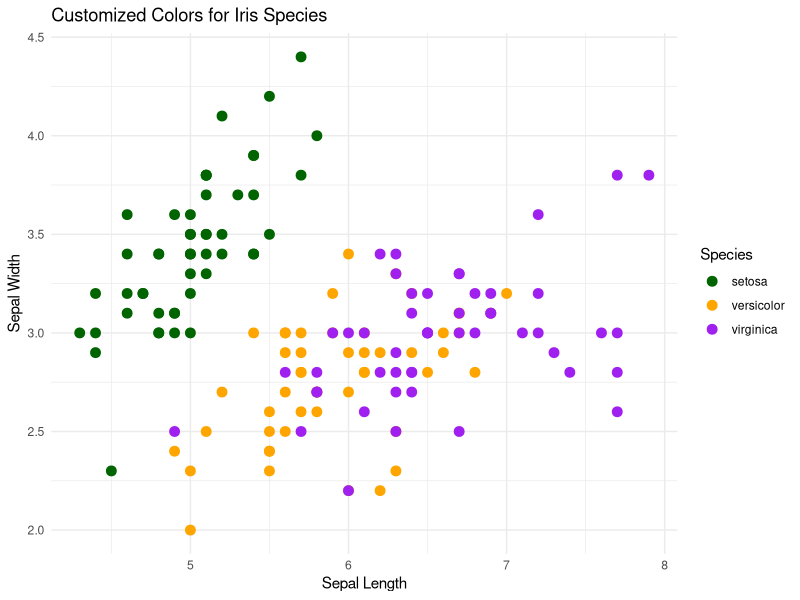

Generate this figure with R:
# Create a ggplot plot with customized colors for different categories.

# Load ggplot2
library(ggplot2)

# Custom color palette
custom_colors <- c("setosa" = "darkgreen", 
                   "versicolor" = "orange", 
                   "virginica" = "purple")

# Create the plot with custom colors
ggplot(iris, aes(x = Sepal.Length, y = Sepal.Width, color = Species)) +
  geom_point(size = 3) +
  scale_color_manual(values = custom_colors) +
  labs(title = "Customized Colors for Iris Species",
       x = "Sepal Length", y = "Sepal Width", color = "Species") +
  theme_minimal()
